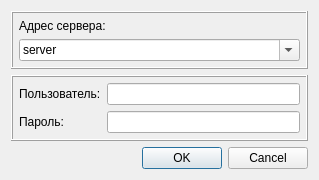
<ui version="4.0" >
 <class>InitDialog</class>
 <widget class="QDialog" name="InitDialog" >
  <property name="geometry" >
   <rect>
    <x>0</x>
    <y>0</y>
    <width>319</width>
    <height>174</height>
   </rect>
  </property>
  <property name="windowTitle" >
   <string>Dialog</string>
  </property>
  <layout class="QVBoxLayout" >
   <item>
    <widget class="QFrame" name="frame" >
     <property name="frameShape" >
      <enum>QFrame::Box</enum>
     </property>
     <property name="frameShadow" >
      <enum>QFrame::Raised</enum>
     </property>
     <layout class="QVBoxLayout" >
      <property name="leftMargin" >
       <number>6</number>
      </property>
      <property name="topMargin" >
       <number>6</number>
      </property>
      <property name="rightMargin" >
       <number>6</number>
      </property>
      <property name="bottomMargin" >
       <number>6</number>
      </property>
      <item>
       <widget class="QLabel" name="label" >
        <property name="text" >
         <string>Адрес сервера:</string>
        </property>
       </widget>
      </item>
      <item>
       <widget class="QComboBox" name="cb1" >
        <property name="editable" >
         <bool>true</bool>
        </property>
        <item>
         <property name="text" >
          <string>server</string>
         </property>
        </item>
        <item>
         <property name="text" >
          <string>inkommet.ftpaccess.cc</string>
         </property>
        </item>
       </widget>
      </item>
     </layout>
    </widget>
   </item>
   <item>
    <widget class="QFrame" name="frame_2" >
     <property name="frameShape" >
      <enum>QFrame::Box</enum>
     </property>
     <property name="frameShadow" >
      <enum>QFrame::Raised</enum>
     </property>
     <layout class="QGridLayout" >
      <property name="leftMargin" >
       <number>6</number>
      </property>
      <property name="topMargin" >
       <number>6</number>
      </property>
      <property name="rightMargin" >
       <number>6</number>
      </property>
      <property name="bottomMargin" >
       <number>6</number>
      </property>
      <item row="0" column="0" >
       <widget class="QLabel" name="label_2" >
        <property name="text" >
         <string>Пользователь:</string>
        </property>
        <property name="buddy" >
         <cstring>le2</cstring>
        </property>
       </widget>
      </item>
      <item row="0" column="1" >
       <widget class="QLineEdit" name="le2" />
      </item>
      <item row="1" column="0" >
       <widget class="QLabel" name="label_3" >
        <property name="text" >
         <string>Пароль:</string>
        </property>
        <property name="buddy" >
         <cstring>le3</cstring>
        </property>
       </widget>
      </item>
      <item row="1" column="1" >
       <widget class="QLineEdit" name="le3" >
        <property name="echoMode" >
         <enum>QLineEdit::Password</enum>
        </property>
       </widget>
      </item>
     </layout>
    </widget>
   </item>
   <item>
    <widget class="QDialogButtonBox" name="buttonBox" >
     <property name="standardButtons" >
      <set>QDialogButtonBox::Cancel|QDialogButtonBox::NoButton|QDialogButtonBox::Ok</set>
     </property>
    </widget>
   </item>
  </layout>
 </widget>
 <tabstops>
  <tabstop>cb1</tabstop>
  <tabstop>le2</tabstop>
  <tabstop>le3</tabstop>
  <tabstop>buttonBox</tabstop>
 </tabstops>
 <resources>
  <include location="../sklad.qrc" />
 </resources>
 <connections>
  <connection>
   <sender>buttonBox</sender>
   <signal>accepted()</signal>
   <receiver>InitDialog</receiver>
   <slot>accept()</slot>
   <hints>
    <hint type="sourcelabel" >
     <x>105</x>
     <y>157</y>
    </hint>
    <hint type="destinationlabel" >
     <x>74</x>
     <y>169</y>
    </hint>
   </hints>
  </connection>
  <connection>
   <sender>buttonBox</sender>
   <signal>rejected()</signal>
   <receiver>InitDialog</receiver>
   <slot>reject()</slot>
   <hints>
    <hint type="sourcelabel" >
     <x>140</x>
     <y>142</y>
    </hint>
    <hint type="destinationlabel" >
     <x>183</x>
     <y>134</y>
    </hint>
   </hints>
  </connection>
 </connections>
</ui>
